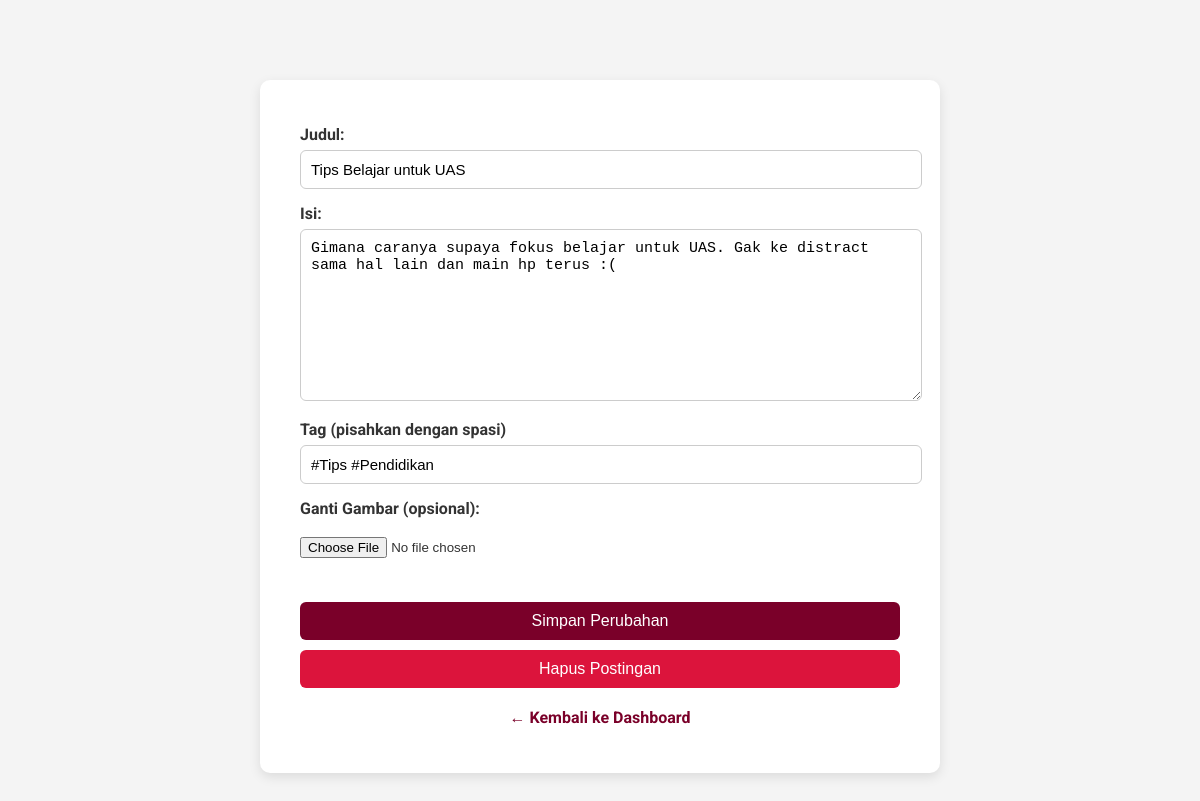
The page /edit_post.php?id=3 (signed in) on the database its author committed.
### tables this page shows
CREATE TABLE `questions` (
  `id` int(11) NOT NULL,
  `user_id` int(11) NOT NULL,
  `title` varchar(255) NOT NULL,
  `description` text NOT NULL,
  `created_at` datetime DEFAULT current_timestamp(),
  `tags` varchar(255) NOT NULL,
  `upvotes` int(11) DEFAULT 0,
  `image` varchar(255) DEFAULT NULL
);

### edit_post.php (the view, shortened to what this page needs)
<?php
include 'koneksi.php';
$post_id = intval($_GET['id']);
$user_id = $_SESSION['id'];
$stmt = $conn->prepare("SELECT title, description, tags, image FROM questions WHERE id = ? AND user_id = ?");
$stmt->bind_param("ii", $post_id, $user_id);
$stmt->execute();
$result = $stmt->get_result();
$post = $result->fetch_assoc();
?>
<!DOCTYPE html>
<html lang="id">
<head>
</head>
<body>
  <div class="container">
    <form action="proses_edit_post.php" method="post" enctype="multipart/form-data">
    <label for="judul">Judul:</label>
    <input type="text" name="judul" id="judul" value="<?= htmlspecialchars($post['title']) ?>" required>
    <label for="isi">Isi:</label>
    <textarea name="isi" id="isi" rows="6" required><?= htmlspecialchars($post['description']) ?></textarea>
    <label for="tags">Tag (pisahkan dengan spasi)</label>
    <input type="text" name="tags" id="tags" value="<?= htmlspecialchars($post['tags']); ?>" placeholder>
    <label for="gambar">Ganti Gambar (opsional):</label><br>
    <input type="file" name="gambar" id="gambar" accept="image/*"><br><br>
    <button type="submit">Simpan Perubahan</button>
    </form>
      <form action="hapus_post.php" method="POST" onsubmit="return confirm('Yakin ingin menghapus postingan ini?');">
      <button type="submit" name="hapus" style="background-color: crimson; color: white; margin-top: 10px;">Hapus Postingan</button>
    </form>
    <p><a href="dashboard.php">← Kembali ke Dashboard</a></p>
  </div>
</body>
</html>

### edit_post.php (style rules this page uses)
body { margin: 0; font-family: 'Roboto', sans-serif; background-color: #f4f4f4; color: #333; }
.container { max-width: 600px; margin: 80px auto; background-color: #fff; padding: 30px 40px; border-radius: 10px; box-shadow: 0 4px 12px rgba(0, 0, 0, 0.1); }
label { display: block; margin-top: 15px; font-weight: bold; }
input[type="text"], textarea { width: 100%; padding: 10px; margin-top: 6px; border: 1px solid #ccc; border-radius: 6px; font-size: 15px; }
textarea { resize: vertical; min-height: 150px; }
button[type="submit"] { margin-top: 25px; padding: 10px 20px; background-color: #7a0029; color: #fff; border: none; border-radius: 6px; font-size: 16px; cursor: pointer; width: 100%; transition: background-color 0.3s ease; }
p { text-align: center; margin-top: 20px; }
a { text-decoration: none; color: #7a0029; font-weight: bold; }

### rows shown on the page
questions: judul "Tips Belajar untuk UAS", isi "Gimana caranya supaya fokus belajar untuk UAS. Gak ke distract sama hal lain dan main hp terus :(", tags "#Tips #Pendidikan"
